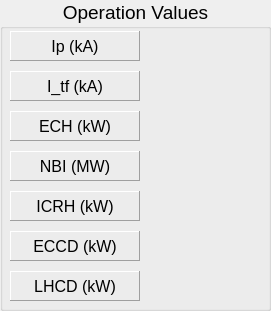
  <widget class="QGroupBox" name="groupBox_4" >
   <property name="geometry" >
    <rect>
     <x>793</x>
     <y>480</y>
     <width>271</width>
     <height>311</height>
    </rect>
   </property>
   <property name="maximumSize" >
    <size>
     <width>300</width>
     <height>500</height>
    </size>
   </property>
   <property name="font" >
    <font>
     <pointsize>14</pointsize>
    </font>
   </property>
   <property name="autoFillBackground" >
    <bool>false</bool>
   </property>
   <property name="title" >
    <string>Operation Values</string>
   </property>
   <property name="alignment" >
    <set>Qt::AlignHCenter</set>
   </property>
   <property name="flat" >
    <bool>false</bool>
   </property>
   <property name="checkable" >
    <bool>false</bool>
   </property>
   <widget class="CADisplayer" name="CADisplayer_15" >
    <property name="geometry" >
     <rect>
      <x>140</x>
      <y>32</y>
      <width>121</width>
      <height>27</height>
     </rect>
    </property>
    <property name="minimumSize" >
     <size>
      <width>0</width>
      <height>27</height>
     </size>
    </property>
    <property name="font" >
     <font>
      <pointsize>12</pointsize>
     </font>
    </property>
    <property name="nuformat" stdset="0" >
     <enum>CADisplayer::RealThree</enum>
    </property>
    <property name="pvname" >
     <string>ICS_SHOTINFO_IP</string>
    </property>
    <property name="lineWidth" stdset="0" >
     <number>1</number>
    </property>
   </widget>
   <widget class="CADisplayer" name="CADisplayer_17" >
    <property name="geometry" >
     <rect>
      <x>140</x>
      <y>72</y>
      <width>121</width>
      <height>27</height>
     </rect>
    </property>
    <property name="minimumSize" >
     <size>
      <width>0</width>
      <height>27</height>
     </size>
    </property>
    <property name="font" >
     <font>
      <pointsize>12</pointsize>
     </font>
    </property>
    <property name="nuformat" stdset="0" >
     <enum>CADisplayer::RealThree</enum>
    </property>
    <property name="pvname" >
     <string>ICS_ESD_TF_BT</string>
    </property>
    <property name="lineWidth" stdset="0" >
     <number>1</number>
    </property>
   </widget>
   <widget class="QLabel" name="label_74" >
    <property name="geometry" >
     <rect>
      <x>10</x>
      <y>71</y>
      <width>130</width>
      <height>30</height>
     </rect>
    </property>
    <property name="minimumSize" >
     <size>
      <width>0</width>
      <height>0</height>
     </size>
    </property>
    <property name="maximumSize" >
     <size>
      <width>300</width>
      <height>100</height>
     </size>
    </property>
    <property name="palette" >
     <palette>
      <active>
       <colorrole role="Base" >
        <brush brushstyle="SolidPattern" >
         <color alpha="255" >
          <red>255</red>
          <green>255</green>
          <blue>127</blue>
         </color>
        </brush>
       </colorrole>
       <colorrole role="Window" >
        <brush brushstyle="SolidPattern" >
         <color alpha="255" >
          <red>229</red>
          <green>226</green>
          <blue>206</blue>
         </color>
        </brush>
       </colorrole>
      </active>
      <inactive>
       <colorrole role="Base" >
        <brush brushstyle="SolidPattern" >
         <color alpha="255" >
          <red>255</red>
          <green>255</green>
          <blue>255</blue>
         </color>
        </brush>
       </colorrole>
       <colorrole role="Window" >
        <brush brushstyle="SolidPattern" >
         <color alpha="255" >
          <red>229</red>
          <green>226</green>
          <blue>206</blue>
         </color>
        </brush>
       </colorrole>
      </inactive>
      <disabled>
       <colorrole role="Base" >
        <brush brushstyle="SolidPattern" >
         <color alpha="255" >
          <red>229</red>
          <green>226</green>
          <blue>206</blue>
         </color>
        </brush>
       </colorrole>
       <colorrole role="Window" >
        <brush brushstyle="SolidPattern" >
         <color alpha="255" >
          <red>229</red>
          <green>226</green>
          <blue>206</blue>
         </color>
        </brush>
       </colorrole>
      </disabled>
     </palette>
    </property>
    <property name="font" >
     <font>
      <pointsize>12</pointsize>
      <weight>50</weight>
      <bold>false</bold>
     </font>
    </property>
    <property name="autoFillBackground" >
     <bool>false</bool>
    </property>
    <property name="frameShape" >
     <enum>QFrame::Panel</enum>
    </property>
    <property name="frameShadow" >
     <enum>QFrame::Raised</enum>
    </property>
    <property name="text" >
     <string>I_tf (kA)</string>
    </property>
    <property name="alignment" >
     <set>Qt::AlignCenter</set>
    </property>
   </widget>
   <widget class="QLabel" name="label_75" >
    <property name="geometry" >
     <rect>
      <x>10</x>
      <y>111</y>
      <width>130</width>
      <height>30</height>
     </rect>
    </property>
    <property name="minimumSize" >
     <size>
      <width>0</width>
      <height>0</height>
     </size>
    </property>
    <property name="maximumSize" >
     <size>
      <width>300</width>
      <height>100</height>
     </size>
    </property>
    <property name="palette" >
     <palette>
      <active>
       <colorrole role="Base" >
        <brush brushstyle="SolidPattern" >
         <color alpha="255" >
          <red>255</red>
          <green>255</green>
          <blue>127</blue>
         </color>
        </brush>
       </colorrole>
       <colorrole role="Window" >
        <brush brushstyle="SolidPattern" >
         <color alpha="255" >
          <red>229</red>
          <green>226</green>
          <blue>206</blue>
         </color>
        </brush>
       </colorrole>
      </active>
      <inactive>
       <colorrole role="Base" >
        <brush brushstyle="SolidPattern" >
         <color alpha="255" >
          <red>255</red>
          <green>255</green>
          <blue>255</blue>
         </color>
        </brush>
       </colorrole>
       <colorrole role="Window" >
        <brush brushstyle="SolidPattern" >
         <color alpha="255" >
          <red>229</red>
          <green>226</green>
          <blue>206</blue>
         </color>
        </brush>
       </colorrole>
      </inactive>
      <disabled>
       <colorrole role="Base" >
        <brush brushstyle="SolidPattern" >
         <color alpha="255" >
          <red>229</red>
          <green>226</green>
          <blue>206</blue>
         </color>
        </brush>
       </colorrole>
       <colorrole role="Window" >
        <brush brushstyle="SolidPattern" >
         <color alpha="255" >
          <red>229</red>
          <green>226</green>
          <blue>206</blue>
         </color>
        </brush>
       </colorrole>
      </disabled>
     </palette>
    </property>
    <property name="font" >
     <font>
      <pointsize>12</pointsize>
      <weight>50</weight>
      <bold>false</bold>
     </font>
    </property>
    <property name="autoFillBackground" >
     <bool>false</bool>
    </property>
    <property name="frameShape" >
     <enum>QFrame::Panel</enum>
    </property>
    <property name="frameShadow" >
     <enum>QFrame::Raised</enum>
    </property>
    <property name="text" >
     <string>ECH (kW)</string>
    </property>
    <property name="alignment" >
     <set>Qt::AlignCenter</set>
    </property>
   </widget>
   <widget class="CADisplayer" name="CADisplayer_18" >
    <property name="geometry" >
     <rect>
      <x>140</x>
      <y>112</y>
      <width>121</width>
      <height>27</height>
     </rect>
    </property>
    <property name="minimumSize" >
     <size>
      <width>0</width>
      <height>27</height>
     </size>
    </property>
    <property name="font" >
     <font>
      <pointsize>12</pointsize>
     </font>
    </property>
    <property name="nuformat" stdset="0" >
     <enum>CADisplayer::RealThree</enum>
    </property>
    <property name="pvname" >
     <string>ICS_SHOTINFO_ECHPOWER</string>
    </property>
    <property name="lineWidth" stdset="0" >
     <number>1</number>
    </property>
   </widget>
   <widget class="QLabel" name="label_76" >
    <property name="geometry" >
     <rect>
      <x>10</x>
      <y>151</y>
      <width>130</width>
      <height>30</height>
     </rect>
    </property>
    <property name="minimumSize" >
     <size>
      <width>0</width>
      <height>0</height>
     </size>
    </property>
    <property name="maximumSize" >
     <size>
      <width>300</width>
      <height>100</height>
     </size>
    </property>
    <property name="palette" >
     <palette>
      <active>
       <colorrole role="Base" >
        <brush brushstyle="SolidPattern" >
         <color alpha="255" >
          <red>255</red>
          <green>255</green>
          <blue>127</blue>
         </color>
        </brush>
       </colorrole>
       <colorrole role="Window" >
        <brush brushstyle="SolidPattern" >
         <color alpha="255" >
          <red>229</red>
          <green>226</green>
          <blue>206</blue>
         </color>
        </brush>
       </colorrole>
      </active>
      <inactive>
       <colorrole role="Base" >
        <brush brushstyle="SolidPattern" >
         <color alpha="255" >
          <red>255</red>
          <green>255</green>
          <blue>255</blue>
         </color>
        </brush>
       </colorrole>
       <colorrole role="Window" >
        <brush brushstyle="SolidPattern" >
         <color alpha="255" >
          <red>229</red>
          <green>226</green>
          <blue>206</blue>
         </color>
        </brush>
       </colorrole>
      </inactive>
      <disabled>
       <colorrole role="Base" >
        <brush brushstyle="SolidPattern" >
         <color alpha="255" >
          <red>229</red>
          <green>226</green>
          <blue>206</blue>
         </color>
        </brush>
       </colorrole>
       <colorrole role="Window" >
        <brush brushstyle="SolidPattern" >
         <color alpha="255" >
          <red>229</red>
          <green>226</green>
          <blue>206</blue>
         </color>
        </brush>
       </colorrole>
      </disabled>
     </palette>
    </property>
    <property name="font" >
     <font>
      <pointsize>12</pointsize>
      <weight>50</weight>
      <bold>false</bold>
     </font>
    </property>
    <property name="autoFillBackground" >
     <bool>false</bool>
    </property>
    <property name="frameShape" >
     <enum>QFrame::Panel</enum>
    </property>
    <property name="frameShadow" >
     <enum>QFrame::Raised</enum>
    </property>
    <property name="text" >
     <string>NBI (MW)</string>
    </property>
    <property name="alignment" >
     <set>Qt::AlignCenter</set>
    </property>
   </widget>
   <widget class="CADisplayer" name="CADisplayer_19" >
    <property name="geometry" >
     <rect>
      <x>140</x>
      <y>152</y>
      <width>121</width>
      <height>27</height>
     </rect>
    </property>
    <property name="minimumSize" >
     <size>
      <width>0</width>
      <height>27</height>
     </size>
    </property>
    <property name="font" >
     <font>
      <pointsize>12</pointsize>
     </font>
    </property>
    <property name="nuformat" stdset="0" >
     <enum>CADisplayer::RealThree</enum>
    </property>
    <property name="pvname" >
     <string>ICS_SHOTINFO_NBIPOWER</string>
    </property>
    <property name="lineWidth" stdset="0" >
     <number>1</number>
    </property>
   </widget>
   <widget class="CADisplayer" name="CADisplayer_21" >
    <property name="geometry" >
     <rect>
      <x>140</x>
      <y>192</y>
      <width>121</width>
      <height>27</height>
     </rect>
    </property>
    <property name="minimumSize" >
     <size>
      <width>0</width>
      <height>27</height>
     </size>
    </property>
    <property name="font" >
     <font>
      <pointsize>12</pointsize>
     </font>
    </property>
    <property name="nuformat" stdset="0" >
     <enum>CADisplayer::RealThree</enum>
    </property>
    <property name="pvname" >
     <string>ICS_SHOTINFO_ICRFPOWER</string>
    </property>
    <property name="lineWidth" stdset="0" >
     <number>1</number>
    </property>
   </widget>
   <widget class="CADisplayer" name="CADisplayer_20" >
    <property name="geometry" >
     <rect>
      <x>140</x>
      <y>232</y>
      <width>121</width>
      <height>27</height>
     </rect>
    </property>
    <property name="minimumSize" >
     <size>
      <width>0</width>
      <height>27</height>
     </size>
    </property>
    <property name="font" >
     <font>
      <pointsize>12</pointsize>
     </font>
    </property>
    <property name="nuformat" stdset="0" >
     <enum>CADisplayer::RealThree</enum>
    </property>
    <property name="pvname" >
     <string>ICS_SHOTINFO_ECCDPOWER</string>
    </property>
    <property name="lineWidth" stdset="0" >
     <number>1</number>
    </property>
   </widget>
   <widget class="QLabel" name="label_77" >
    <property name="geometry" >
     <rect>
      <x>10</x>
      <y>191</y>
      <width>130</width>
      <height>30</height>
     </rect>
    </property>
    <property name="minimumSize" >
     <size>
      <width>0</width>
      <height>0</height>
     </size>
    </property>
    <property name="maximumSize" >
     <size>
      <width>300</width>
      <height>100</height>
     </size>
    </property>
    <property name="palette" >
     <palette>
      <active>
       <colorrole role="Base" >
        <brush brushstyle="SolidPattern" >
         <color alpha="255" >
          <red>255</red>
          <green>255</green>
          <blue>127</blue>
         </color>
        </brush>
       </colorrole>
       <colorrole role="Window" >
        <brush brushstyle="SolidPattern" >
         <color alpha="255" >
          <red>229</red>
          <green>226</green>
          <blue>206</blue>
         </color>
        </brush>
       </colorrole>
      </active>
      <inactive>
       <colorrole role="Base" >
        <brush brushstyle="SolidPattern" >
         <color alpha="255" >
          <red>255</red>
          <green>255</green>
          <blue>255</blue>
         </color>
        </brush>
       </colorrole>
       <colorrole role="Window" >
        <brush brushstyle="SolidPattern" >
         <color alpha="255" >
          <red>229</red>
          <green>226</green>
          <blue>206</blue>
         </color>
        </brush>
       </colorrole>
      </inactive>
      <disabled>
       <colorrole role="Base" >
        <brush brushstyle="SolidPattern" >
         <color alpha="255" >
          <red>229</red>
          <green>226</green>
          <blue>206</blue>
         </color>
        </brush>
       </colorrole>
       <colorrole role="Window" >
        <brush brushstyle="SolidPattern" >
         <color alpha="255" >
          <red>229</red>
          <green>226</green>
          <blue>206</blue>
         </color>
        </brush>
       </colorrole>
      </disabled>
     </palette>
    </property>
    <property name="font" >
     <font>
      <pointsize>12</pointsize>
      <weight>50</weight>
      <bold>false</bold>
     </font>
    </property>
    <property name="autoFillBackground" >
     <bool>false</bool>
    </property>
    <property name="frameShape" >
     <enum>QFrame::Panel</enum>
    </property>
    <property name="frameShadow" >
     <enum>QFrame::Raised</enum>
    </property>
    <property name="text" >
     <string>ICRH (kW)</string>
    </property>
    <property name="alignment" >
     <set>Qt::AlignCenter</set>
    </property>
   </widget>
   <widget class="QLabel" name="label_78" >
    <property name="geometry" >
     <rect>
      <x>10</x>
      <y>231</y>
      <width>130</width>
      <height>30</height>
     </rect>
    </property>
    <property name="minimumSize" >
     <size>
      <width>0</width>
      <height>0</height>
     </size>
    </property>
    <property name="maximumSize" >
     <size>
      <width>300</width>
      <height>100</height>
     </size>
    </property>
    <property name="palette" >
     <palette>
      <active>
       <colorrole role="Base" >
        <brush brushstyle="SolidPattern" >
         <color alpha="255" >
          <red>255</red>
          <green>255</green>
          <blue>127</blue>
         </color>
        </brush>
       </colorrole>
       <colorrole role="Window" >
        <brush brushstyle="SolidPattern" >
         <color alpha="255" >
          <red>229</red>
          <green>226</green>
          <blue>206</blue>
         </color>
        </brush>
       </colorrole>
      </active>
      <inactive>
       <colorrole role="Base" >
        <brush brushstyle="SolidPattern" >
         <color alpha="255" >
          <red>255</red>
          <green>255</green>
          <blue>255</blue>
         </color>
        </brush>
       </colorrole>
       <colorrole role="Window" >
        <brush brushstyle="SolidPattern" >
         <color alpha="255" >
          <red>229</red>
          <green>226</green>
          <blue>206</blue>
         </color>
        </brush>
       </colorrole>
      </inactive>
      <disabled>
       <colorrole role="Base" >
        <brush brushstyle="SolidPattern" >
         <color alpha="255" >
          <red>229</red>
          <green>226</green>
          <blue>206</blue>
         </color>
        </brush>
       </colorrole>
       <colorrole role="Window" >
        <brush brushstyle="SolidPattern" >
         <color alpha="255" >
          <red>229</red>
          <green>226</green>
          <blue>206</blue>
         </color>
        </brush>
       </colorrole>
      </disabled>
     </palette>
    </property>
    <property name="font" >
     <font>
      <pointsize>12</pointsize>
      <weight>50</weight>
      <bold>false</bold>
     </font>
    </property>
    <property name="autoFillBackground" >
     <bool>false</bool>
    </property>
    <property name="frameShape" >
     <enum>QFrame::Panel</enum>
    </property>
    <property name="frameShadow" >
     <enum>QFrame::Raised</enum>
    </property>
    <property name="text" >
     <string>ECCD (kW)</string>
    </property>
    <property name="alignment" >
     <set>Qt::AlignCenter</set>
    </property>
   </widget>
   <widget class="CADisplayer" name="CADisplayer_22" >
    <property name="geometry" >
     <rect>
      <x>140</x>
      <y>272</y>
      <width>121</width>
      <height>27</height>
     </rect>
    </property>
    <property name="minimumSize" >
     <size>
      <width>0</width>
      <height>27</height>
     </size>
    </property>
    <property name="font" >
     <font>
      <pointsize>12</pointsize>
     </font>
    </property>
    <property name="nuformat" stdset="0" >
     <enum>CADisplayer::RealThree</enum>
    </property>
    <property name="pvname" >
     <string>ICS_SHOTINFO_LHCDPOWER</string>
    </property>
    <property name="lineWidth" stdset="0" >
     <number>1</number>
    </property>
   </widget>
   <widget class="QLabel" name="label_79" >
    <property name="geometry" >
     <rect>
      <x>10</x>
      <y>271</y>
      <width>130</width>
      <height>30</height>
     </rect>
    </property>
    <property name="minimumSize" >
     <size>
      <width>0</width>
      <height>0</height>
     </size>
    </property>
    <property name="maximumSize" >
     <size>
      <width>300</width>
      <height>100</height>
     </size>
    </property>
    <property name="palette" >
     <palette>
      <active>
       <colorrole role="Base" >
        <brush brushstyle="SolidPattern" >
         <color alpha="255" >
          <red>255</red>
          <green>255</green>
          <blue>127</blue>
         </color>
        </brush>
       </colorrole>
       <colorrole role="Window" >
        <brush brushstyle="SolidPattern" >
         <color alpha="255" >
          <red>229</red>
          <green>226</green>
          <blue>206</blue>
         </color>
        </brush>
       </colorrole>
      </active>
      <inactive>
       <colorrole role="Base" >
        <brush brushstyle="SolidPattern" >
         <color alpha="255" >
          <red>255</red>
          <green>255</green>
          <blue>255</blue>
         </color>
        </brush>
       </colorrole>
       <colorrole role="Window" >
        <brush brushstyle="SolidPattern" >
         <color alpha="255" >
          <red>229</red>
          <green>226</green>
          <blue>206</blue>
         </color>
        </brush>
       </colorrole>
      </inactive>
      <disabled>
       <colorrole role="Base" >
        <brush brushstyle="SolidPattern" >
         <color alpha="255" >
          <red>229</red>
          <green>226</green>
          <blue>206</blue>
         </color>
        </brush>
       </colorrole>
       <colorrole role="Window" >
        <brush brushstyle="SolidPattern" >
         <color alpha="255" >
          <red>229</red>
          <green>226</green>
          <blue>206</blue>
         </color>
        </brush>
       </colorrole>
      </disabled>
     </palette>
    </property>
    <property name="font" >
     <font>
      <pointsize>12</pointsize>
      <weight>50</weight>
      <bold>false</bold>
     </font>
    </property>
    <property name="autoFillBackground" >
     <bool>false</bool>
    </property>
    <property name="frameShape" >
     <enum>QFrame::Panel</enum>
    </property>
    <property name="frameShadow" >
     <enum>QFrame::Raised</enum>
    </property>
    <property name="text" >
     <string>LHCD (kW)</string>
    </property>
    <property name="alignment" >
     <set>Qt::AlignCenter</set>
    </property>
   </widget>
   <widget class="QLabel" name="label_72" >
    <property name="geometry" >
     <rect>
      <x>10</x>
      <y>31</y>
      <width>130</width>
      <height>30</height>
     </rect>
    </property>
    <property name="minimumSize" >
     <size>
      <width>0</width>
      <height>0</height>
     </size>
    </property>
    <property name="maximumSize" >
     <size>
      <width>300</width>
      <height>100</height>
     </size>
    </property>
    <property name="palette" >
     <palette>
      <active>
       <colorrole role="Base" >
        <brush brushstyle="SolidPattern" >
         <color alpha="255" >
          <red>255</red>
          <green>255</green>
          <blue>127</blue>
         </color>
        </brush>
       </colorrole>
       <colorrole role="Window" >
        <brush brushstyle="SolidPattern" >
         <color alpha="255" >
          <red>229</red>
          <green>226</green>
          <blue>206</blue>
         </color>
        </brush>
       </colorrole>
      </active>
      <inactive>
       <colorrole role="Base" >
        <brush brushstyle="SolidPattern" >
         <color alpha="255" >
          <red>255</red>
          <green>255</green>
          <blue>255</blue>
         </color>
        </brush>
       </colorrole>
       <colorrole role="Window" >
        <brush brushstyle="SolidPattern" >
         <color alpha="255" >
          <red>229</red>
          <green>226</green>
          <blue>206</blue>
         </color>
        </brush>
       </colorrole>
      </inactive>
      <disabled>
       <colorrole role="Base" >
        <brush brushstyle="SolidPattern" >
         <color alpha="255" >
          <red>229</red>
          <green>226</green>
          <blue>206</blue>
         </color>
        </brush>
       </colorrole>
       <colorrole role="Window" >
        <brush brushstyle="SolidPattern" >
         <color alpha="255" >
          <red>229</red>
          <green>226</green>
          <blue>206</blue>
         </color>
        </brush>
       </colorrole>
      </disabled>
     </palette>
    </property>
    <property name="font" >
     <font>
      <pointsize>12</pointsize>
      <weight>50</weight>
      <bold>false</bold>
     </font>
    </property>
    <property name="autoFillBackground" >
     <bool>false</bool>
    </property>
    <property name="frameShape" >
     <enum>QFrame::Panel</enum>
    </property>
    <property name="frameShadow" >
     <enum>QFrame::Raised</enum>
    </property>
    <property name="text" >
     <string>Ip (kA)</string>
    </property>
    <property name="alignment" >
     <set>Qt::AlignCenter</set>
    </property>
   </widget>
  </widget>
